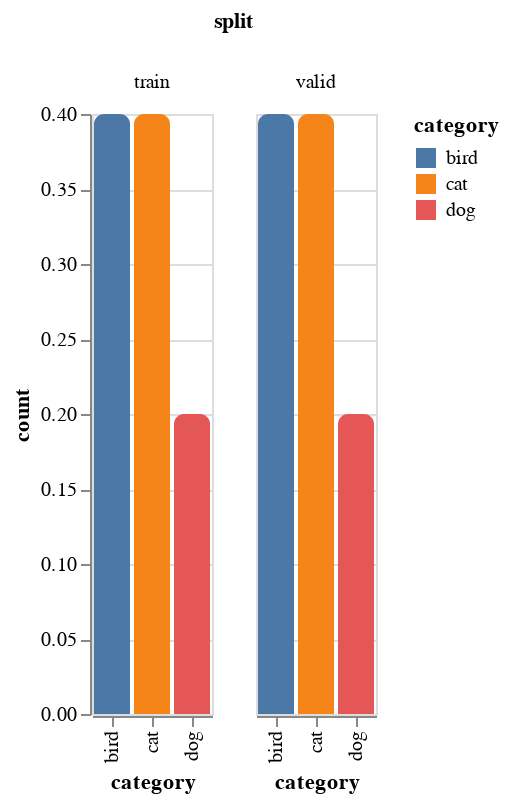

Write notebook code for a chart like this one.
### Code cell
dataset.show_distribution()

### Figure 1 — Vega-Lite specification as saved in the notebook (floating-point values rounded to 4 significant figures)
{"config": {"view": {"continuousWidth": 300, "continuousHeight": 300}}, "data": {"name": "data-9a875f4a8f14ea46ecc3cc00d9eddcea"}, "mark": {"type": "bar", "cornerRadiusTopLeft": 5, "cornerRadiusTopRight": 5}, "encoding": {"color": {"field": "category", "type": "nominal"}, "column": {"field": "split", "type": "nominal"}, "x": {"field": "category", "type": "ordinal"}, "y": {"field": "count", "type": "quantitative"}}, "$schema": "https://vega.github.io/schema/vega-lite/v5.20.1.json", "datasets": {"data-9a875f4a8f14ea46ecc3cc00d9eddcea": [{"split": "train", "category": "bird", "count": 0.4}, {"split": "train", "category": "cat", "count": 0.4}, {"split": "train", "category": "dog", "count": 0.2}, {"split": "valid", "category": "bird", "count": 0.4}, {"split": "valid", "category": "cat", "count": 0.4}, {"split": "valid", "category": "dog", "count": 0.2}]}}
